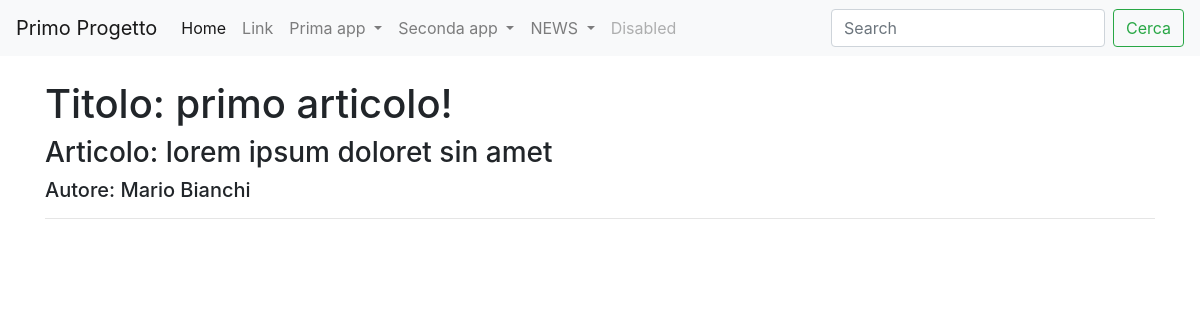
Screenshot of /articolo_detail/1/ with the database file from the repository.
### news/models.py (models this page shows, shortened)
class Articolo(models.Model):
    titolo = models.CharField(max_length=100) #alcuni capi necessitano di parametri obbligatori
    contenuto = models.TextField()
    giornalista = models.ForeignKey(Giornalista, on_delete=models.CASCADE, related_name="articoli")
    visualizzazioni = models.IntegerField(blank=True, default=0)
    data = models.DateField(default=datetime.now(), blank=True)
    class Meta:
        verbose_name = "Articolo"
        verbose_name_plural = "Articoli"

class Giornalista(models.Model):
    nome = models.CharField(max_length=20)
    cognome = models.CharField(max_length=20)
    anno_di_nascita = models.DateField(max_length=10, default=datetime.now(), blank=True)
    def __str__(self):
        return self.nome + " " + self.cognome
    class Meta:
        verbose_name = "Giornalista"
        verbose_name_plural = "Giornalisti"

### news/views.py (the view)
# urls.py: path("articolo_detail/<int:pk>/", articoloDetailView, name="articolo_detail"),
def articoloDetailView(request, pk):
        articolo = get_object_or_404(Articolo, pk=pk)
        context = {"articolo": articolo}
        return render(request, "articolo_detail.html", context)

### news/templates/articolo_detail.html (shortened to what this page needs)
{%extends 'base.html'%}
{% block content %}
    <h1> Titolo: {{ articolo.titolo }} </h1>
    <h3> Articolo: {{ articolo.contenuto }} </h3>
    <h5> Autore: {{ articolo.giornalista }} </h5>
    <hr>
{% endblock content %}

### rows the page displays
Articolo: titolo "primo articolo!", contenuto "lorem ipsum doloret sin amet", giornalista "Mario Bianchi"
